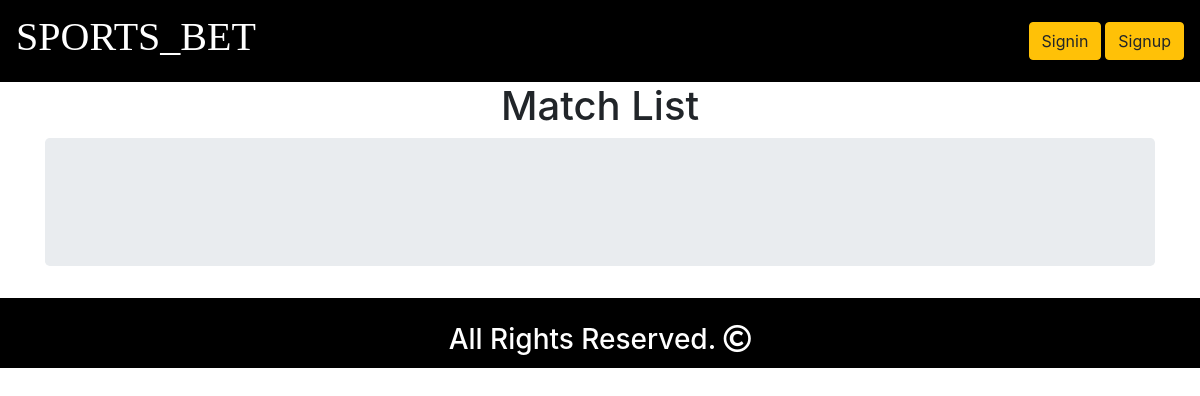
/matches/cricket/, run on an earlier commit of the app's database.
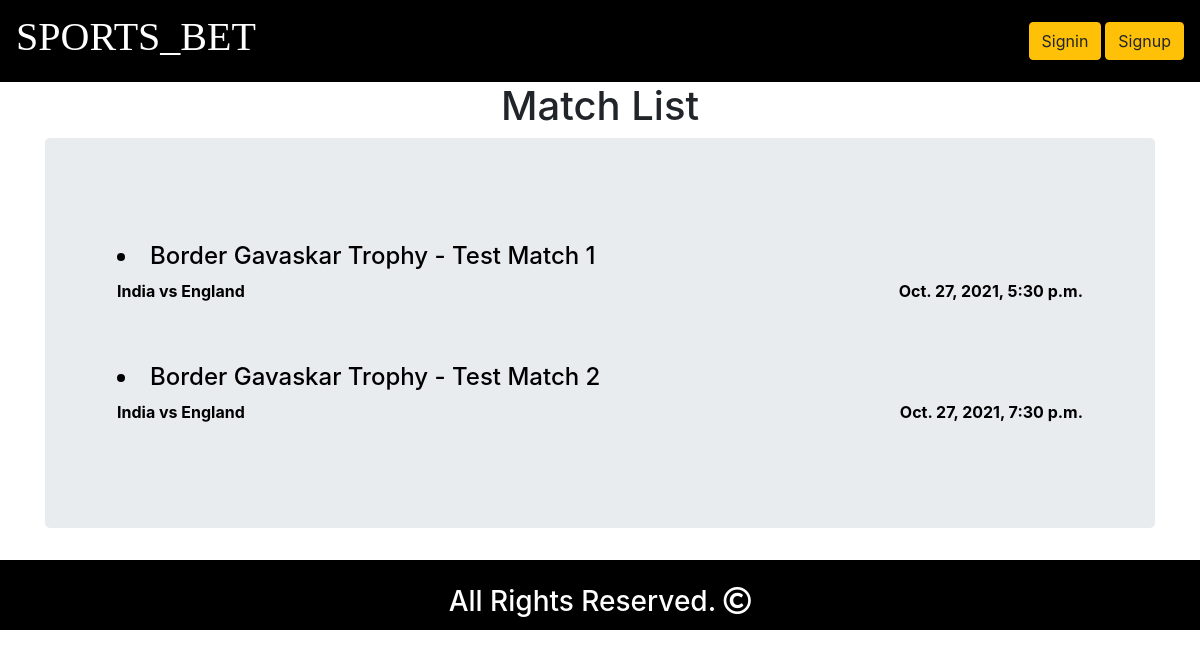
And on a later commit of the database.
### structure/models.py (models this page shows, shortened)
class match(models.Model):
    matchdesc = models.CharField(max_length=800)
    sport = models.ForeignKey(sport, on_delete=models.CASCADE)
    start = models.DateTimeField(blank=True , null=True)
    matchtype = models.CharField(max_length=40 , blank = True , null = True)
    team1 = models.ForeignKey(team , related_name="team1" , on_delete=models.CASCADE)
    team2 = models.ForeignKey(team , related_name="team2" , on_delete=models.CASCADE)
    venue = models.CharField(max_length=50 , blank = True , null = True)

class team(models.Model):
    teamname = models.CharField(max_length=30)
    teamdesc = models.CharField(max_length=600, null= True , blank=True)
    sport = models.ForeignKey(sport , on_delete=models.CASCADE)
    created_at = models.DateTimeField(auto_created=True)
    updated_at = models.DateTimeField(auto_now_add= True)
    class Meta:
        unique_together = ('teamname', 'sport',)
    def __str__(self):
        return str(self.teamname)

### match/views.py (the view)
# urls.py: path('<pk>/', views.matchhome , name = "matchhome"),
def matchhome(request,pk):
    matches = match.objects.all().filter(sport__sportname = 'Cricket')
    context = {
        'matches' : matches
    }
    return render(request, 'matches/match_list.html' , context)

### templates/matches/match_list.html (shortened to what this page needs)
<!DOCTYPE html>
{% extends "base.html" %}
{% load static %}
{% block body %}
<div>
    <h1 class="center-align">Match List</h1>
    <div class="container">
        <div class="jumbotron">
            {% for match in matches %}
            <div class="match-listings">
                <a href="{% url 'team:cricket_team_create' match.id %}" class="no-decoration">
                        <h4><li>{{match.matchdesc}} - {{match.matchtype}}</li></h4>
                        <b style="float: left;"> {{match.team1}} vs {{match.team2}} </b>
                        <b style="float: right;"> {{match.start}} </b>
                        <br>
                </a>
            </div>
            {% endfor %}
        </div>
    </div>
</div>
{% endblock %}

What changed in the data, as far as the page shows it:
added match: matchdesc "Border Gavaskar Trophy", matchtype "Test Match 1", team1 "India", team2 "England", start "Oct. 27, 2021, 5:30 p.m."
added match: matchdesc "Border Gavaskar Trophy", matchtype "Test Match 2", team1 "India", team2 "England", start "Oct. 27, 2021, 7:30 p.m."
